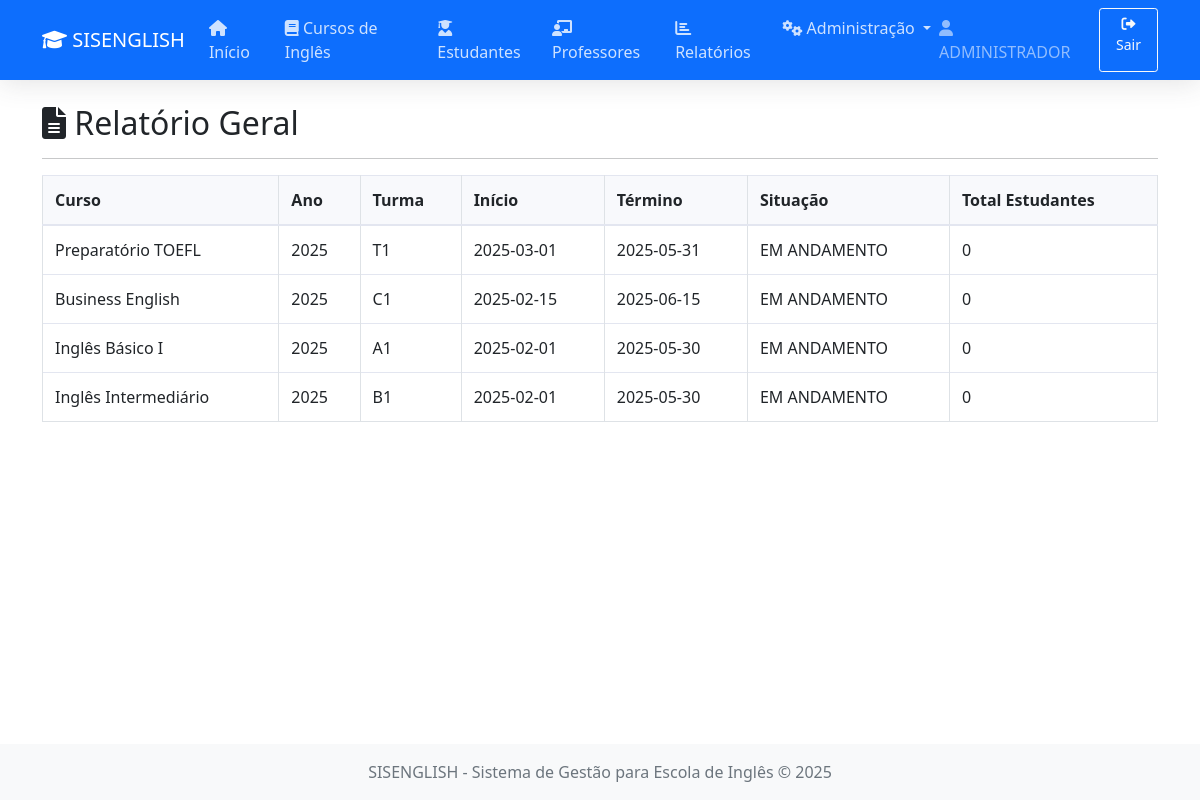
The page /views/relatorios/relatorio_geral.php (signed in) on the database its author committed.
### tables this page shows
CREATE TABLE IF NOT EXISTS `formacoes` (
  `id` int(11) NOT NULL AUTO_INCREMENT,
  `curso` varchar(100) NOT NULL,
  `ano` varchar(4) NOT NULL,
  `turma` varchar(20) NOT NULL,
  `inicio` date NOT NULL,
  `termino` date NOT NULL,
  `local` varchar(100) NOT NULL,
  `situacao` varchar(20) NOT NULL,
  `tipo_capacitacao` varchar(100) NOT NULL,
  `modalidade` varchar(100) NOT NULL,
  `campus` varchar(100) NOT NULL,
  `carga_horaria` int(11) NOT NULL,
  `instituicao` varchar(255) NOT NULL,
  `municipio` varchar(255) NOT NULL,
  `portaria` varchar(255) DEFAULT NULL,
  `parecer` varchar(255) DEFAULT NULL,
  PRIMARY KEY (`id`)
);

### views/relatorios/relatorio_geral.php (the view, shortened to what this page needs)
<?php
$database = new Database();
$db = $database->getConnection();
$base_url = "../..";
include_once '../layouts/header.php';
$query = "SELECT f.id, f.curso, f.ano, f.turma, f.inicio, f.termino, f.situacao, COUNT(m.id) AS total_estudantes
          FROM formacoes f
          LEFT JOIN matriculas m ON f.id = m.formacao_id
          GROUP BY f.id, f.curso, f.ano, f.turma, f.inicio, f.termino, f.situacao
          ORDER BY f.inicio DESC";
$stmt = $db->prepare($query);
$stmt->execute();
?>
<div class="container mt-4">
    <h2><i class="fas fa-file-alt"></i> Relatório Geral</h2>
    <hr>
    <table class="table table-bordered">
        <thead class="thead-light">
            <tr>
                <th>Curso</th><th>Ano</th><th>Turma</th><th>Início</th><th>Término</th><th>Situação</th><th>Total Estudantes</th>
            </tr>
        </thead>
        <tbody>
            <?php while($row = $stmt->fetch(PDO::FETCH_ASSOC)): ?>
            <tr>
                <td><?php echo htmlspecialchars($row['curso']); ?></td>
                <td><?php echo htmlspecialchars($row['ano']); ?></td>
                <td><?php echo htmlspecialchars($row['turma']); ?></td>
                <td><?php echo htmlspecialchars($row['inicio']); ?></td>
                <td><?php echo htmlspecialchars($row['termino']); ?></td>
                <td><?php echo htmlspecialchars($row['situacao']); ?></td>
                <td><?php echo htmlspecialchars($row['total_estudantes']); ?></td>
            </tr>
            <?php endwhile; ?>
        </tbody>
    </table>
</div>
<?php include_once '../layouts/footer.php'; ?>

### views/layouts/header.php (shortened to what this page needs)
<!DOCTYPE html>
<html lang="pt-BR">
<head>
    <link href="https://cdn.jsdelivr.net/npm/bootstrap@5.1.3/dist/css/bootstrap.min.css" rel="stylesheet">
    <link rel="stylesheet" href="https://cdnjs.cloudflare.com/ajax/libs/font-awesome/6.0.0-beta3/css/all.min.css">
    <link rel="stylesheet" href="<?php echo htmlspecialchars(isset($base_url) ? $base_url : ''); ?>/assets/css/style.css">
</head>
<body>
    <?php if(isset($_SESSION['user_id']) && !isset($hide_navbar)): ?>
    <nav class="navbar navbar-expand-lg navbar-dark bg-primary">
        <div class="container">
            <a class="navbar-brand" href="<?php echo htmlspecialchars(isset($base_url) ? $base_url : ''); ?>/views/dashboard.php">
                <i class="fas fa-graduation-cap"></i> SISENGLISH
            </a>
            <div class="collapse navbar-collapse" id="navbarSupportedContent">
                <ul class="navbar-nav me-auto mb-2 mb-lg-0">
                    <li class="nav-item">
                        <a class="nav-link" href="<?php echo htmlspecialchars(isset($base_url) ? $base_url : ''); ?>/views/dashboard.php">
                            <i class="fas fa-home"></i> Início
                        </a>
                    </li>
                    <li class="nav-item">
                        <a class="nav-link" href="<?php echo htmlspecialchars(isset($base_url) ? $base_url : ''); ?>/views/cursos/index.php">
                            <i class="fas fa-book"></i> Cursos de Inglês
                        </a>
                    </li>
                    <li class="nav-item">
                        <a class="nav-link" href="<?php echo htmlspecialchars(isset($base_url) ? $base_url : ''); ?>/views/estudantes/index.php">
                            <i class="fas fa-user-graduate"></i> Estudantes
                        </a>
                    </li>                    <li class="nav-item">
                        <a class="nav-link" href="<?php echo htmlspecialchars(isset($base_url) ? $base_url : ''); ?>/views/professores/index.php">
                            <i class="fas fa-chalkboard-teacher"></i> Professores
                        </a>
                    </li>
                    <li class="nav-item">
                        <a class="nav-link" href="<?php echo htmlspecialchars(isset($base_url) ? $base_url : ''); ?>/views/relatorios/index.php">
                            <i class="fas fa-chart-bar"></i> Relatórios
                        </a>
                    </li>
                    <?php if($_SESSION['tipo'] == 'ADMINISTRADOR'): ?>
                    <li class="nav-item dropdown">
                        <a class="nav-link dropdown-toggle" href="#" id="navbarDropdown" role="button" data-bs-toggle="dropdown">
                            <i class="fas fa-cogs"></i> Administração
                        </a>
                    </li>
                    <?php endif; ?>
                </ul>
                <div class="d-flex">
                    <span class="navbar-text me-3">
                        <i class="fas fa-user"></i> <?php echo htmlspecialchars($_SESSION['nome']); ?>
                    </span>
                    <a href="<?php echo htmlspecialchars(isset($base_url) ? $base_url : ''); ?>/controllers/logout.php" class="btn btn-outline-light btn-sm">
                        <i class="fas fa-sign-out-alt"></i> Sair
                    </a>
                </div>
            </div>
        </div>
    </nav>
    <?php endif; ?>

### views/layouts/footer.php (shortened to what this page needs)
    <footer class="footer mt-auto py-3 bg-light">
        <div class="container text-center">
            <span class="text-muted">SISENGLISH - Sistema de Gestão para Escola de Inglês © <?php echo date('Y'); ?></span>
        </div>
    </footer>
</body>
</html>

### assets/css/style.css (style rules this page uses)
body { min-height: 100vh; display: flex; flex-direction: column; }
.footer { margin-top: auto; }
.table { width: 100%; margin-bottom: 1rem; color: #212529; }
.table th, .table td { padding: 0.75rem; vertical-align: middle; border-top: 1px solid #e3e6f0; }
.table thead th { vertical-align: bottom; border-bottom: 2px solid #e3e6f0; background-color: #f8f9fc; }
.navbar { box-shadow: 0 0.15rem 1.75rem 0 rgba(58, 59, 69, 0.15); }
.navbar-dark .navbar-nav .nav-link { color: rgba(255, 255, 255, 0.8); }

### rows shown on the page
formacoes: curso "Preparatório TOEFL", ano "2025", turma "T1", inicio "2025-03-01", termino "2025-05-31", situacao "EM ANDAMENTO", total_estudantes "0"
formacoes: curso "Business English", ano "2025", turma "C1", inicio "2025-02-15", termino "2025-06-15", situacao "EM ANDAMENTO", total_estudantes "0"
formacoes: curso "Inglês Básico I", ano "2025", turma "A1", inicio "2025-02-01", termino "2025-05-30", situacao "EM ANDAMENTO", total_estudantes "0"
formacoes: curso "Inglês Intermediário", ano "2025", turma "B1", inicio "2025-02-01", termino "2025-05-30", situacao "EM ANDAMENTO", total_estudantes "0"

### other values the page prints
$_SESSION['nome'] "ADMINISTRADOR"
